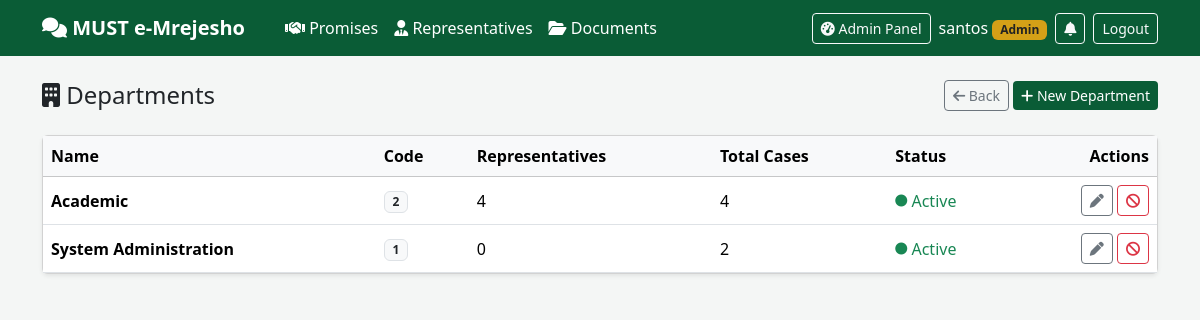
Screenshot of /adminpanel/departments/ (signed in) with the database file from the repository.
### accounts/models.py (models this page shows, shortened)
class User(AbstractUser):
    class Role(models.TextChoices):
        STUDENT = "STUDENT", "Student"
        REPRESENTATIVE = "REPRESENTATIVE", "Representative"
        ADMIN = "ADMIN", "Admin"
    id = models.UUIDField(primary_key=True, default=uuid.uuid4, editable=False)
    role = models.CharField(max_length=20, choices=Role.choices, default=Role.STUDENT)
    registration_number = models.CharField(
        max_length=30, blank=True, null=True, unique=True,
        help_text="Student registration number or staff ID"
    )
    phone_number = models.CharField(max_length=20, blank=True, null=True)
    department = models.ForeignKey(
        "departments.Department", null=True, blank=True,
        on_delete=models.SET_NULL, related_name="staff_members",
        help_text="Required for Representative role"
    )
    is_active_staff = models.BooleanField(
        default=True, help_text="Toggle off to temporarily suspend a representative from receiving cases"
    )
    created_at = models.DateTimeField(auto_now_add=True)

### departments/models.py (models this page shows, shortened)
class Department(models.Model):
    id = models.UUIDField(primary_key=True, default=uuid.uuid4, editable=False)
    name = models.CharField(max_length=150, unique=True)
    code = models.CharField(max_length=15, unique=True, help_text="Short code e.g. ICT, HOSTEL, ACAD")
    description = models.TextField(blank=True)
    is_active = models.BooleanField(default=True)
    created_at = models.DateTimeField(auto_now_add=True)
    class Meta:
        ordering = ["name"]

### adminpanel/views.py (the view)
# urls.py: path("departments/", views.department_list, name="department_list"),
@admin_required
def department_list(request):
    departments = Department.objects.annotate(
        case_count=Count("feedback_items"), rep_count=Count("staff_members")
    ).order_by("name")
    return render(request, "adminpanel/department_list.html", {"departments": departments})

### templates/adminpanel/department_list.html (shortened to what this page needs)
{% extends "base.html" %}
{% block content %}
<div class="d-flex justify-content-between align-items-center mb-4">
    <h4 class="mb-0"><i class="fa-solid fa-building"></i> Departments</h4>
    <div>
        <a href="{% url 'adminpanel:analytics' %}" class="btn btn-outline-secondary btn-sm"><i class="fa-solid fa-arrow-left"></i> Back</a>
        <a href="{% url 'adminpanel:department_create' %}" class="btn btn-must btn-sm"><i class="fa-solid fa-plus"></i> New Department</a>
    </div>
</div>
<div class="card shadow-sm">
    <div class="table-responsive">
        <table class="table table-hover mb-0 align-middle">
            <thead class="table-light">
                <tr>
                    <th>Name</th>
                    <th>Code</th>
                    <th>Representatives</th>
                    <th>Total Cases</th>
                    <th>Status</th>
                    <th class="text-end">Actions</th>
                </tr>
            </thead>
            <tbody>
                {% for dept in departments %}
                <tr>
                    <td class="fw-semibold">{{ dept.name }}</td>
                    <td><span class="badge bg-light text-dark border">{{ dept.code }}</span></td>
                    <td>{{ dept.rep_count }}</td>
                    <td>{{ dept.case_count }}</td>
                    <td>
                        {% if dept.is_active %}
                            <span class="text-success"><i class="fa-solid fa-circle fa-xs"></i> Active</span>
                        {% else %}
                            <span class="text-muted"><i class="fa-solid fa-circle fa-xs"></i> Inactive</span>
                        {% endif %}
                    </td>
                    <td class="text-end">
                        <a href="{% url 'adminpanel:department_edit' dept.pk %}" class="btn btn-sm btn-outline-secondary"><i class="fa-solid fa-pen"></i></a>
                        <a href="{% url 'adminpanel:department_toggle' dept.pk %}" class="btn btn-sm btn-outline-{% if dept.is_active %}danger{% else %}success{% endif %}"
                           onclick="return confirm('{% if dept.is_active %}Deactivate{% else %}Reactivate{% endif %} {{ dept.name }}?');">
                            {% if dept.is_active %}<i class="fa-solid fa-ban"></i>{% else %}<i class="fa-solid fa-check"></i>{% endif %}
                        </a>
                    </td>
                </tr>
                {% empty %}
                <tr><td colspan="6" class="text-center text-muted py-4">No departments yet.</td></tr>
                {% endfor %}
            </tbody>
        </table>
    </div>
</div>
{% endblock %}

### templates/base.html (shortened to what this page needs)
{% load static %}
<!DOCTYPE html>
<html lang="en">
<head>
    <link href="https://cdnjs.cloudflare.com/ajax/libs/bootstrap/5.3.3/css/bootstrap.min.css" rel="stylesheet">
    <link href="https://cdnjs.cloudflare.com/ajax/libs/font-awesome/6.5.1/css/all.min.css" rel="stylesheet">
</head>
<body>
    <nav class="navbar navbar-expand-lg navbar-dark navbar-must mb-4">
        <div class="container">
            <a class="navbar-brand fw-bold" href="{% url 'feedback:dashboard' %}">
                <i class="fa-solid fa-comments"></i> MUST e-Mrejesho
            </a>
            <div class="collapse navbar-collapse" id="mainNavbar">
                <ul class="navbar-nav me-auto mb-2 mb-lg-0 ms-lg-3">
                    <li class="nav-item">
                        <a class="nav-link py-1" href="{% url 'accountability:promise_dashboard' %}"><i class="fa-solid fa-handshake"></i> Promises</a>
                    </li>
                    <li class="nav-item">
                        <a class="nav-link py-1" href="{% url 'accountability:rep_list' %}"><i class="fa-solid fa-user-tie"></i> Representatives</a>
                    </li>
                    <li class="nav-item">
                        <a class="nav-link py-1" href="{% url 'accountability:document_list' %}"><i class="fa-solid fa-folder-open"></i> Documents</a>
                    </li>
                </ul>
                {% if user.is_authenticated %}
                <div class="d-flex align-items-center flex-wrap justify-content-lg-end gap-2 mt-3 mt-lg-0">
                    {% if user.role == "ADMIN" %}
                    <a href="{% url 'adminpanel:analytics' %}" class="btn btn-outline-light btn-sm">
                        <i class="fa-solid fa-gauge-high"></i> Admin Panel
                    </a>
                    {% endif %}
                    <span class="text-white">{{ user.get_full_name|default:user.username }} <span class="badge badge-must">{{ user.get_role_display }}</span></span>
                    <a href="{% url 'notifications:list' %}" class="btn btn-outline-light btn-sm position-relative">
                        <i class="fa-solid fa-bell"></i>
                    </a>
                    <form method="post" action="{% url 'accounts:logout' %}" class="d-inline m-0">
                        <button type="submit" class="btn btn-outline-light btn-sm">Logout</button>
                    </form>
                </div>
                {% endif %}
            </div>
        </div>
    </nav>
    <div class="container mb-5">
        {% block content %}{% endblock %}
    </div>
</body>
</html>

### templates/base.html (style rules this page uses)
:root { --must-green: #0a5c36; --must-gold: #d4a017; }
body { background: #f4f6f5; font-family: 'Segoe UI', sans-serif; }
.navbar-must { background: var(--must-green); }
.navbar-must .navbar-brand, .navbar-must .nav-link { color: #fff !important; }
.btn-must { background: var(--must-green); color: #fff; border: none; }
.badge-must { background: var(--must-gold); color: #222; }

### rows the page displays
User: get_full_name "santos", role "Admin"
Department: name "Academic", code "2", rep_count "4", case_count "4", is_active True (drawn)
Department: name "System Administration", code "1", rep_count "0", case_count "2", is_active True (drawn)
